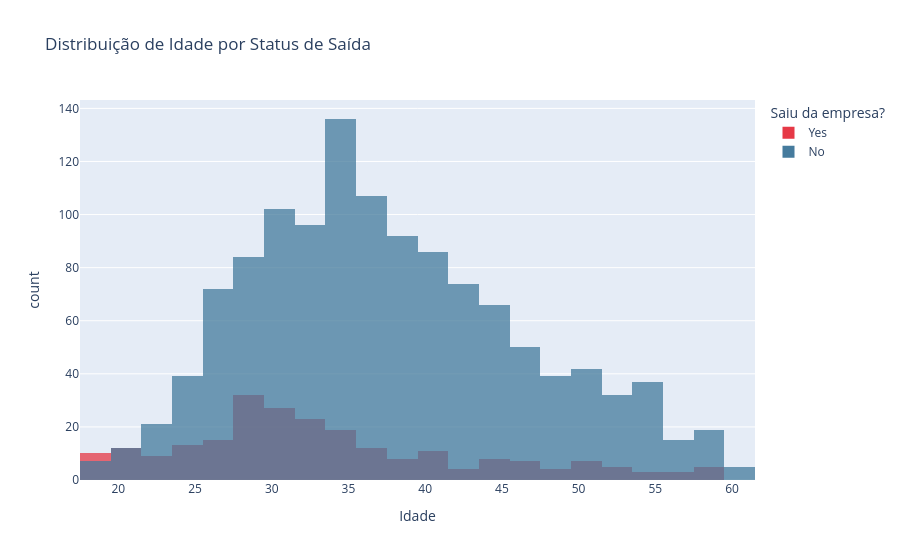

Write notebook code for a chart like this one.
### Markdown cell above
## 2. Perfil Demográfico

### Code cell
# Distribuição de idade
fig = px.histogram(
    df, x='Age', color='Attrition',
    color_discrete_map={'Yes': '#E63946', 'No': '#457B9D'},
    barmode='overlay', opacity=0.75,
    title='Distribuição de Idade por Status de Saída',
    labels={'Age': 'Idade', 'Attrition': 'Saiu?', 'count': 'Colaboradores'},
    nbins=30
)
fig.update_layout(legend_title='Saiu da empresa?')
fig.show()

print('Idade média — ficou:', df[df['Attrition']=='No']['Age'].mean().round(1))
print('Idade média — saiu:', df[df['Attrition']=='Yes']['Age'].mean().round(1))

### Figure 1 — Plotly figure (JSON) as saved in the notebook; plotly's stock layout.template omitted (floating-point values rounded to 4 significant figures; data arrays with more than 128 entries replaced by an {"elided": "..."} marker saying what was removed)
{"data": [{"bingroup": "x", "hovertemplate": "Saiu?=Yes<br>Idade=%{x}<br>count=%{y}<extra></extra>", "legendgroup": "Yes", "marker": {"color": "#E63946", "opacity": 0.75, "pattern": {"shape": ""}}, "name": "Yes", "nbinsx": 30, "orientation": "v", "showlegend": true, "type": "histogram", "x": {"elided": "237 int values"}, "xaxis": "x", "yaxis": "y"}, {"bingroup": "x", "hovertemplate": "Saiu?=No<br>Idade=%{x}<br>count=%{y}<extra></extra>", "legendgroup": "No", "marker": {"color": "#457B9D", "opacity": 0.75, "pattern": {"shape": ""}}, "name": "No", "nbinsx": 30, "orientation": "v", "showlegend": true, "type": "histogram", "x": {"elided": "1233 int values"}, "xaxis": "x", "yaxis": "y"}], "layout": {"barmode": "overlay", "legend": {"title": {"text": "Saiu da empresa?"}, "tracegroupgap": 0}, "title": {"text": "Distribuição de Idade por Status de Saída"}, "xaxis": {"anchor": "y", "domain": [0.0, 1.0], "title": {"text": "Idade"}}, "yaxis": {"anchor": "x", "domain": [0.0, 1.0], "title": {"text": "count"}}}}
